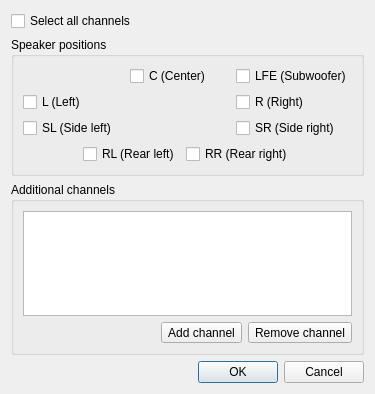
<?xml version="1.0" encoding="UTF-8"?>
<ui version="4.0">
 <class>ChannelFilterGUIDialog</class>
 <widget class="QDialog" name="ChannelFilterGUIDialog">
  <property name="geometry">
   <rect>
    <x>0</x>
    <y>0</y>
    <width>375</width>
    <height>394</height>
   </rect>
  </property>
  <property name="windowTitle">
   <string>Channel selection</string>
  </property>
  <layout class="QVBoxLayout" name="verticalLayout">
   <item>
    <widget class="QCheckBox" name="allChannelsCheckBox">
     <property name="text">
      <string>Select all channels</string>
     </property>
    </widget>
   </item>
   <item>
    <widget class="QGroupBox" name="positionsGroupBox">
     <property name="title">
      <string>Speaker positions</string>
     </property>
     <layout class="QGridLayout" name="gridLayout_2">
      <item row="3" column="2">
       <widget class="QCheckBox" name="sideRightCheckBox">
        <property name="text">
         <string>SR (Side right)</string>
        </property>
       </widget>
      </item>
      <item row="1" column="1">
       <widget class="QCheckBox" name="centerCheckBox">
        <property name="text">
         <string>C (Center)</string>
        </property>
       </widget>
      </item>
      <item row="1" column="2">
       <widget class="QCheckBox" name="subWooferCheckBox">
        <property name="text">
         <string>LFE (Subwoofer)</string>
        </property>
       </widget>
      </item>
      <item row="2" column="0">
       <widget class="QCheckBox" name="leftCheckBox">
        <property name="text">
         <string>L (Left)</string>
        </property>
       </widget>
      </item>
      <item row="4" column="0" rowspan="2" colspan="3">
       <widget class="QStackedWidget" name="stackedWidget">
        <property name="sizePolicy">
         <sizepolicy hsizetype="Preferred" vsizetype="Fixed">
          <horstretch>0</horstretch>
          <verstretch>0</verstretch>
         </sizepolicy>
        </property>
        <property name="currentIndex">
         <number>0</number>
        </property>
        <widget class="QWidget" name="page">
         <layout class="QHBoxLayout" name="horizontalLayout_2">
          <property name="leftMargin">
           <number>0</number>
          </property>
          <property name="topMargin">
           <number>0</number>
          </property>
          <property name="rightMargin">
           <number>0</number>
          </property>
          <property name="bottomMargin">
           <number>0</number>
          </property>
          <item>
           <spacer name="horizontalSpacer">
            <property name="orientation">
             <enum>Qt::Horizontal</enum>
            </property>
            <property name="sizeHint" stdset="0">
             <size>
              <width>1</width>
              <height>1</height>
             </size>
            </property>
           </spacer>
          </item>
          <item>
           <widget class="QCheckBox" name="rearLeftCheckBox">
            <property name="text">
             <string>RL (Rear left)</string>
            </property>
           </widget>
          </item>
          <item>
           <widget class="QCheckBox" name="rearRightCheckBox">
            <property name="text">
             <string>RR (Rear right)</string>
            </property>
           </widget>
          </item>
          <item>
           <spacer name="horizontalSpacer_2">
            <property name="orientation">
             <enum>Qt::Horizontal</enum>
            </property>
            <property name="sizeHint" stdset="0">
             <size>
              <width>1</width>
              <height>1</height>
             </size>
            </property>
           </spacer>
          </item>
         </layout>
        </widget>
        <widget class="QWidget" name="page_2">
         <layout class="QHBoxLayout" name="horizontalLayout">
          <property name="leftMargin">
           <number>0</number>
          </property>
          <property name="topMargin">
           <number>0</number>
          </property>
          <property name="rightMargin">
           <number>0</number>
          </property>
          <property name="bottomMargin">
           <number>0</number>
          </property>
          <item>
           <spacer name="horizontalSpacer_3">
            <property name="orientation">
             <enum>Qt::Horizontal</enum>
            </property>
            <property name="sizeHint" stdset="0">
             <size>
              <width>40</width>
              <height>1</height>
             </size>
            </property>
           </spacer>
          </item>
          <item>
           <widget class="QCheckBox" name="rearCenterCheckBox">
            <property name="text">
             <string>RC (Rear center)</string>
            </property>
           </widget>
          </item>
          <item>
           <spacer name="horizontalSpacer_4">
            <property name="orientation">
             <enum>Qt::Horizontal</enum>
            </property>
            <property name="sizeHint" stdset="0">
             <size>
              <width>40</width>
              <height>1</height>
             </size>
            </property>
           </spacer>
          </item>
         </layout>
        </widget>
       </widget>
      </item>
      <item row="3" column="0">
       <widget class="QCheckBox" name="sideLeftCheckBox">
        <property name="text">
         <string>SL (Side left)</string>
        </property>
       </widget>
      </item>
      <item row="2" column="2">
       <widget class="QCheckBox" name="rightCheckBox">
        <property name="text">
         <string>R (Right)</string>
        </property>
       </widget>
      </item>
     </layout>
    </widget>
   </item>
   <item>
    <widget class="QGroupBox" name="additionalChannelsGroupBox">
     <property name="title">
      <string>Additional channels</string>
     </property>
     <layout class="QGridLayout" name="gridLayout">
      <item row="2" column="2">
       <widget class="QToolButton" name="removeButton">
        <property name="text">
         <string>Remove channel</string>
        </property>
        <property name="icon">
         <iconset resource="../Editor.qrc">
          <normaloff>:/icons/list-remove-red.svg</normaloff>:/icons/list-remove-red.svg</iconset>
        </property>
       </widget>
      </item>
      <item row="2" column="1">
       <widget class="QToolButton" name="addButton">
        <property name="text">
         <string>Add channel</string>
        </property>
        <property name="icon">
         <iconset resource="../Editor.qrc">
          <normaloff>:/icons/list-add-green.svg</normaloff>:/icons/list-add-green.svg</iconset>
        </property>
       </widget>
      </item>
      <item row="2" column="0">
       <spacer name="horizontalSpacer_5">
        <property name="orientation">
         <enum>Qt::Horizontal</enum>
        </property>
        <property name="sizeHint" stdset="0">
         <size>
          <width>40</width>
          <height>20</height>
         </size>
        </property>
       </spacer>
      </item>
      <item row="0" column="0" colspan="3">
       <widget class="QListWidget" name="listWidget">
        <property name="editTriggers">
         <set>QAbstractItemView::AnyKeyPressed|QAbstractItemView::DoubleClicked|QAbstractItemView::EditKeyPressed</set>
        </property>
        <property name="dragEnabled">
         <bool>true</bool>
        </property>
        <property name="dragDropMode">
         <enum>QAbstractItemView::InternalMove</enum>
        </property>
        <property name="selectionMode">
         <enum>QAbstractItemView::ExtendedSelection</enum>
        </property>
       </widget>
      </item>
     </layout>
    </widget>
   </item>
   <item>
    <widget class="QDialogButtonBox" name="buttonBox">
     <property name="orientation">
      <enum>Qt::Horizontal</enum>
     </property>
     <property name="standardButtons">
      <set>QDialogButtonBox::Cancel|QDialogButtonBox::Ok</set>
     </property>
    </widget>
   </item>
  </layout>
 </widget>
 <resources>
  <include location="../Editor.qrc"/>
 </resources>
 <connections>
  <connection>
   <sender>buttonBox</sender>
   <signal>accepted()</signal>
   <receiver>ChannelFilterGUIDialog</receiver>
   <slot>accept()</slot>
   <hints>
    <hint type="sourcelabel">
     <x>257</x>
     <y>303</y>
    </hint>
    <hint type="destinationlabel">
     <x>157</x>
     <y>274</y>
    </hint>
   </hints>
  </connection>
  <connection>
   <sender>buttonBox</sender>
   <signal>rejected()</signal>
   <receiver>ChannelFilterGUIDialog</receiver>
   <slot>reject()</slot>
   <hints>
    <hint type="sourcelabel">
     <x>325</x>
     <y>303</y>
    </hint>
    <hint type="destinationlabel">
     <x>286</x>
     <y>274</y>
    </hint>
   </hints>
  </connection>
 </connections>
</ui>
